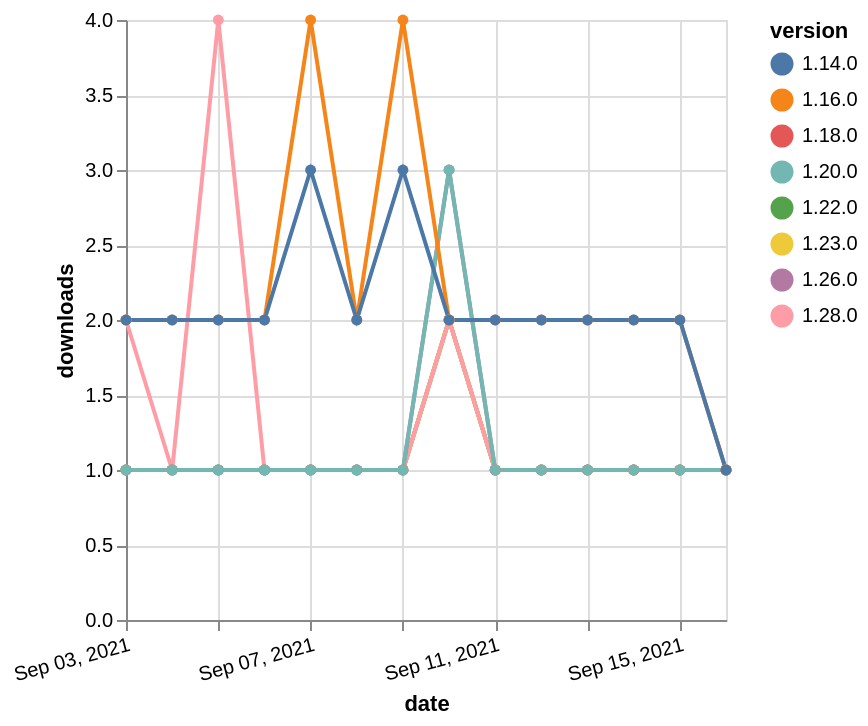

Write the Vega-Lite specification saved for this chart.
### Vega-Lite specification from a JSON file in a GitHub repository (floating-point values rounded to 4 significant figures)
{"$schema": "https://vega.github.io/schema/vega-lite/v5.json", "description": "A simple bar chart with embedded data.", "data": {"values": [{"date": "2021-09-03", "total": 252, "delta": 1, "version": "1.18.0"}, {"date": "2021-09-04", "total": 253, "delta": 1, "version": "1.18.0"}, {"date": "2021-09-05", "total": 254, "delta": 1, "version": "1.18.0"}, {"date": "2021-09-06", "total": 255, "delta": 1, "version": "1.18.0"}, {"date": "2021-09-07", "total": 256, "delta": 1, "version": "1.18.0"}, {"date": "2021-09-08", "total": 257, "delta": 1, "version": "1.18.0"}, {"date": "2021-09-09", "total": 258, "delta": 1, "version": "1.18.0"}, {"date": "2021-09-10", "total": 260, "delta": 2, "version": "1.18.0"}, {"date": "2021-09-11", "total": 261, "delta": 1, "version": "1.18.0"}, {"date": "2021-09-12", "total": 262, "delta": 1, "version": "1.18.0"}, {"date": "2021-09-13", "total": 263, "delta": 1, "version": "1.18.0"}, {"date": "2021-09-14", "total": 264, "delta": 1, "version": "1.18.0"}, {"date": "2021-09-15", "total": 265, "delta": 1, "version": "1.18.0"}, {"date": "2021-09-16", "total": 266, "delta": 1, "version": "1.18.0"}, {"date": "2021-09-03", "total": 244, "delta": 1, "version": "1.22.0"}, {"date": "2021-09-04", "total": 245, "delta": 1, "version": "1.22.0"}, {"date": "2021-09-05", "total": 246, "delta": 1, "version": "1.22.0"}, {"date": "2021-09-06", "total": 247, "delta": 1, "version": "1.22.0"}, {"date": "2021-09-07", "total": 248, "delta": 1, "version": "1.22.0"}, {"date": "2021-09-08", "total": 249, "delta": 1, "version": "1.22.0"}, {"date": "2021-09-09", "total": 250, "delta": 1, "version": "1.22.0"}, {"date": "2021-09-10", "total": 252, "delta": 2, "version": "1.22.0"}, {"date": "2021-09-11", "total": 253, "delta": 1, "version": "1.22.0"}, {"date": "2021-09-12", "total": 254, "delta": 1, "version": "1.22.0"}, {"date": "2021-09-13", "total": 255, "delta": 1, "version": "1.22.0"}, {"date": "2021-09-14", "total": 256, "delta": 1, "version": "1.22.0"}, {"date": "2021-09-15", "total": 257, "delta": 1, "version": "1.22.0"}, {"date": "2021-09-16", "total": 258, "delta": 1, "version": "1.22.0"}, {"date": "2021-09-03", "total": 157, "delta": 1, "version": "1.23.0"}, {"date": "2021-09-04", "total": 158, "delta": 1, "version": "1.23.0"}, {"date": "2021-09-05", "total": 159, "delta": 1, "version": "1.23.0"}, {"date": "2021-09-06", "total": 160, "delta": 1, "version": "1.23.0"}, {"date": "2021-09-07", "total": 161, "delta": 1, "version": "1.23.0"}, {"date": "2021-09-08", "total": 162, "delta": 1, "version": "1.23.0"}, {"date": "2021-09-09", "total": 163, "delta": 1, "version": "1.23.0"}, {"date": "2021-09-10", "total": 165, "delta": 2, "version": "1.23.0"}, {"date": "2021-09-11", "total": 166, "delta": 1, "version": "1.23.0"}, {"date": "2021-09-12", "total": 167, "delta": 1, "version": "1.23.0"}, {"date": "2021-09-13", "total": 168, "delta": 1, "version": "1.23.0"}, {"date": "2021-09-14", "total": 169, "delta": 1, "version": "1.23.0"}, {"date": "2021-09-15", "total": 170, "delta": 1, "version": "1.23.0"}, {"date": "2021-09-16", "total": 171, "delta": 1, "version": "1.23.0"}, {"date": "2021-09-03", "total": 120, "delta": 2, "version": "1.28.0"}, {"date": "2021-09-04", "total": 121, "delta": 1, "version": "1.28.0"}, {"date": "2021-09-05", "total": 125, "delta": 4, "version": "1.28.0"}, {"date": "2021-09-06", "total": 126, "delta": 1, "version": "1.28.0"}, {"date": "2021-09-07", "total": 127, "delta": 1, "version": "1.28.0"}, {"date": "2021-09-08", "total": 128, "delta": 1, "version": "1.28.0"}, {"date": "2021-09-09", "total": 129, "delta": 1, "version": "1.28.0"}, {"date": "2021-09-10", "total": 131, "delta": 2, "version": "1.28.0"}, {"date": "2021-09-11", "total": 132, "delta": 1, "version": "1.28.0"}, {"date": "2021-09-12", "total": 133, "delta": 1, "version": "1.28.0"}, {"date": "2021-09-13", "total": 134, "delta": 1, "version": "1.28.0"}, {"date": "2021-09-14", "total": 135, "delta": 1, "version": "1.28.0"}, {"date": "2021-09-15", "total": 136, "delta": 1, "version": "1.28.0"}, {"date": "2021-09-16", "total": 137, "delta": 1, "version": "1.28.0"}, {"date": "2021-09-03", "total": 188, "delta": 1, "version": "1.26.0"}, {"date": "2021-09-04", "total": 189, "delta": 1, "version": "1.26.0"}, {"date": "2021-09-05", "total": 190, "delta": 1, "version": "1.26.0"}, {"date": "2021-09-06", "total": 191, "delta": 1, "version": "1.26.0"}, {"date": "2021-09-07", "total": 192, "delta": 1, "version": "1.26.0"}, {"date": "2021-09-08", "total": 193, "delta": 1, "version": "1.26.0"}, {"date": "2021-09-09", "total": 194, "delta": 1, "version": "1.26.0"}, {"date": "2021-09-10", "total": 197, "delta": 3, "version": "1.26.0"}, {"date": "2021-09-11", "total": 198, "delta": 1, "version": "1.26.0"}, {"date": "2021-09-12", "total": 199, "delta": 1, "version": "1.26.0"}, {"date": "2021-09-13", "total": 200, "delta": 1, "version": "1.26.0"}, {"date": "2021-09-14", "total": 201, "delta": 1, "version": "1.26.0"}, {"date": "2021-09-15", "total": 202, "delta": 1, "version": "1.26.0"}, {"date": "2021-09-16", "total": 203, "delta": 1, "version": "1.26.0"}, {"date": "2021-09-03", "total": 343, "delta": 1, "version": "1.20.0"}, {"date": "2021-09-04", "total": 344, "delta": 1, "version": "1.20.0"}, {"date": "2021-09-05", "total": 345, "delta": 1, "version": "1.20.0"}, {"date": "2021-09-06", "total": 346, "delta": 1, "version": "1.20.0"}, {"date": "2021-09-07", "total": 347, "delta": 1, "version": "1.20.0"}, {"date": "2021-09-08", "total": 348, "delta": 1, "version": "1.20.0"}, {"date": "2021-09-09", "total": 349, "delta": 1, "version": "1.20.0"}, {"date": "2021-09-10", "total": 352, "delta": 3, "version": "1.20.0"}, {"date": "2021-09-11", "total": 353, "delta": 1, "version": "1.20.0"}, {"date": "2021-09-12", "total": 354, "delta": 1, "version": "1.20.0"}, {"date": "2021-09-13", "total": 355, "delta": 1, "version": "1.20.0"}, {"date": "2021-09-14", "total": 356, "delta": 1, "version": "1.20.0"}, {"date": "2021-09-15", "total": 357, "delta": 1, "version": "1.20.0"}, {"date": "2021-09-16", "total": 358, "delta": 1, "version": "1.20.0"}, {"date": "2021-09-03", "total": 2505, "delta": 2, "version": "1.16.0"}, {"date": "2021-09-04", "total": 2507, "delta": 2, "version": "1.16.0"}, {"date": "2021-09-05", "total": 2509, "delta": 2, "version": "1.16.0"}, {"date": "2021-09-06", "total": 2511, "delta": 2, "version": "1.16.0"}, {"date": "2021-09-07", "total": 2515, "delta": 4, "version": "1.16.0"}, {"date": "2021-09-08", "total": 2517, "delta": 2, "version": "1.16.0"}, {"date": "2021-09-09", "total": 2521, "delta": 4, "version": "1.16.0"}, {"date": "2021-09-10", "total": 2523, "delta": 2, "version": "1.16.0"}, {"date": "2021-09-11", "total": 2525, "delta": 2, "version": "1.16.0"}, {"date": "2021-09-12", "total": 2527, "delta": 2, "version": "1.16.0"}, {"date": "2021-09-13", "total": 2529, "delta": 2, "version": "1.16.0"}, {"date": "2021-09-14", "total": 2531, "delta": 2, "version": "1.16.0"}, {"date": "2021-09-15", "total": 2533, "delta": 2, "version": "1.16.0"}, {"date": "2021-09-16", "total": 2534, "delta": 1, "version": "1.16.0"}, {"date": "2021-09-03", "total": 2364, "delta": 2, "version": "1.14.0"}, {"date": "2021-09-04", "total": 2366, "delta": 2, "version": "1.14.0"}, {"date": "2021-09-05", "total": 2368, "delta": 2, "version": "1.14.0"}, {"date": "2021-09-06", "total": 2370, "delta": 2, "version": "1.14.0"}, {"date": "2021-09-07", "total": 2373, "delta": 3, "version": "1.14.0"}, {"date": "2021-09-08", "total": 2375, "delta": 2, "version": "1.14.0"}, {"date": "2021-09-09", "total": 2378, "delta": 3, "version": "1.14.0"}, {"date": "2021-09-10", "total": 2380, "delta": 2, "version": "1.14.0"}, {"date": "2021-09-11", "total": 2382, "delta": 2, "version": "1.14.0"}, {"date": "2021-09-12", "total": 2384, "delta": 2, "version": "1.14.0"}, {"date": "2021-09-13", "total": 2386, "delta": 2, "version": "1.14.0"}, {"date": "2021-09-14", "total": 2388, "delta": 2, "version": "1.14.0"}, {"date": "2021-09-15", "total": 2390, "delta": 2, "version": "1.14.0"}, {"date": "2021-09-16", "total": 2391, "delta": 1, "version": "1.14.0"}]}, "width": "container", "mark": {"type": "line", "point": {"filled": true}}, "encoding": {"x": {"field": "date", "type": "temporal", "timeUnit": "yearmonthdate", "title": "date", "axis": {"labelAngle": -15}}, "y": {"field": "delta", "type": "quantitative", "title": "downloads"}, "color": {"field": "version", "type": "nominal"}, "tooltip": {"field": "delta"}}}
